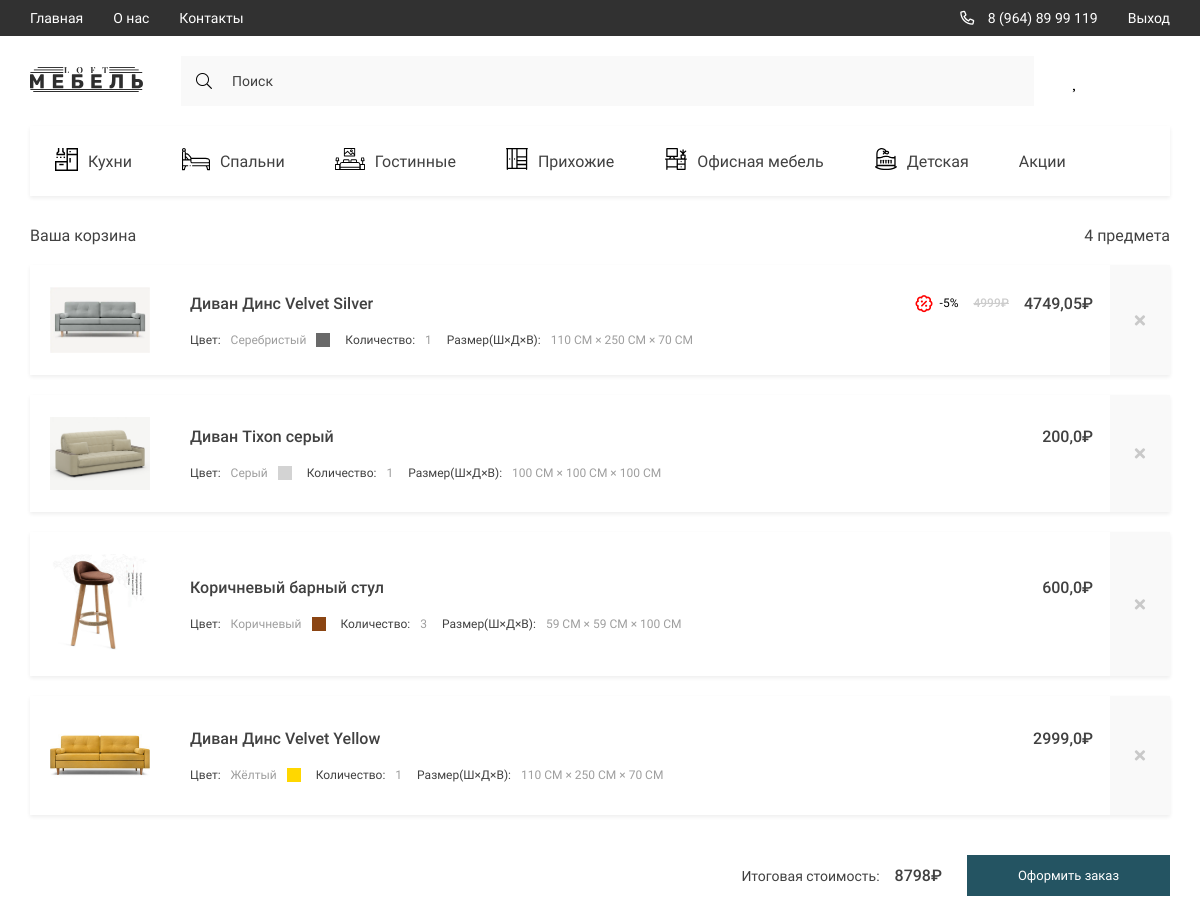
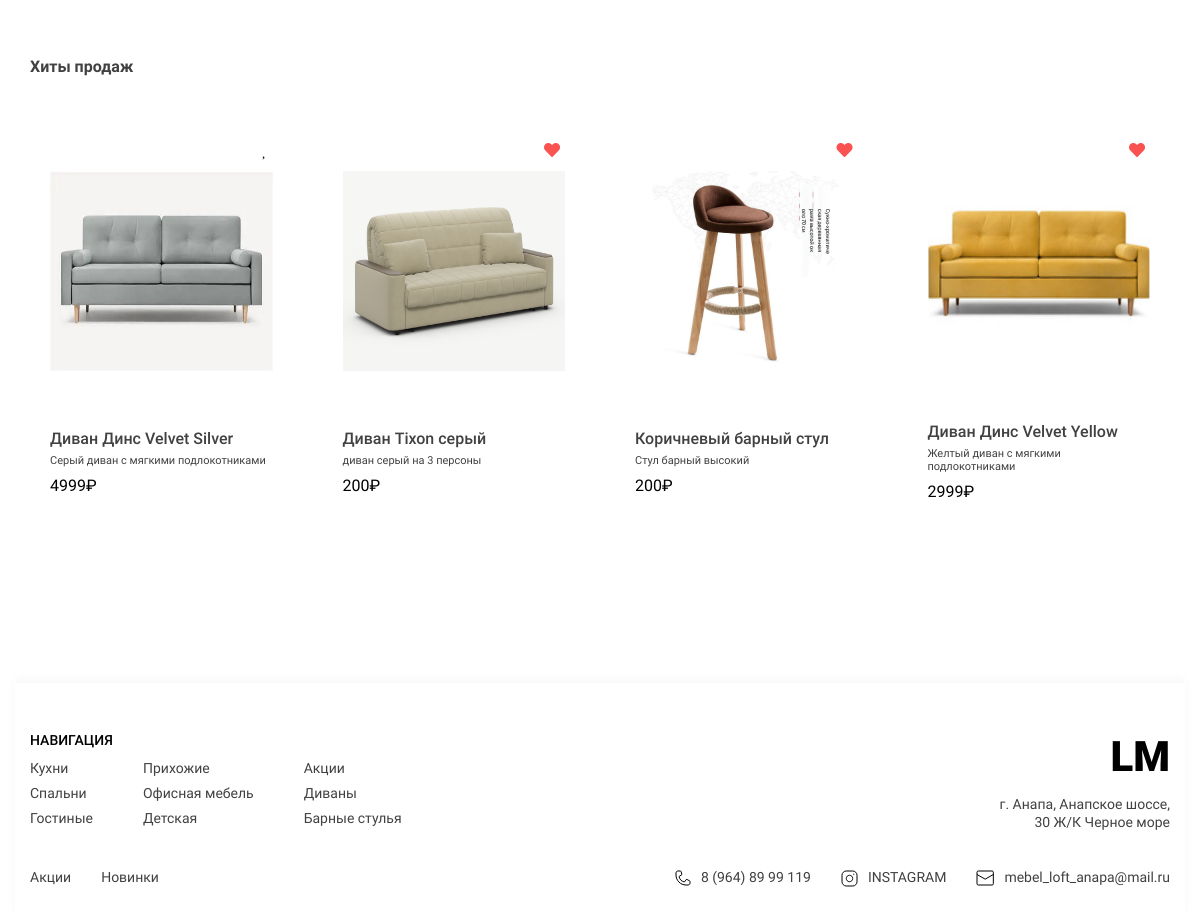
/basket/ (signed in), run on the app's committed database (2 pictures, top to bottom).
### LOFT/models.py (models this page shows, shortened)
class Basket(models.Model):
    user = models.OneToOneField(Customer, on_delete=models.CASCADE, verbose_name='Покупатель', related_name='basket')
    created_at = models.DateTimeField(auto_now_add=True, verbose_name='Дата создания')
    @property
    def total_price(self):
        return sum(prod.products_total_price for prod in self.basket_items.all())
    class Meta:
        verbose_name = 'Корзину'
        verbose_name_plural = 'Корзины'

class BasketItem(models.Model):
    basket = models.ForeignKey(Basket, on_delete=models.CASCADE, verbose_name='Корзина', related_name='basket_items')
    prod = models.ForeignKey(Prod, on_delete=models.CASCADE, verbose_name='Товар', related_name='basket_items')
    quantity = models.IntegerField(default=0, verbose_name='Количество')
    added_at = models.DateTimeField(auto_now_add=True, verbose_name='Дата добавления')
    updated_at = models.DateTimeField(auto_now=True, verbose_name='Дата изменения')
    @property
    def discounted_price(self):
        return self.prod.price * (1 - self.prod.discount / 100) * self.quantity
    @property
    def products_total_price(self):
        return self.quantity * self.prod.price
    class Meta:
        verbose_name = 'Товар в корзине'
        verbose_name_plural = 'Товары в корзинах'

class Prod(models.Model):
    title = models.CharField(max_length=100, verbose_name='Название модели')
    slug = models.SlugField(unique=True, verbose_name='Слаг модели')
    prod_model = models.ForeignKey('ProdModel', on_delete=models.CASCADE, verbose_name='Модель товара', related_name='prods', null=True, blank=True)
    description = models.CharField(max_length=350, verbose_name='Краткое описание')
    quantity = models.IntegerField(default=15, verbose_name='Количество')
    price = models.IntegerField(default=200, verbose_name='Цена')
    discount = models.IntegerField(default=0, verbose_name='Скидка')
    height = models.IntegerField(default=100, verbose_name='Высота')
    width = models.IntegerField(default=100, verbose_name='Ширина')
    length = models.IntegerField(default=100, verbose_name='Длина')
    color_name = models.CharField(max_length=50, default='Чёрный', verbose_name='Название цвета')
    color_code = models.CharField(max_length=10, default='#000000', verbose_name='Код цвета')
    category = models.ForeignKey(Cat, on_delete=models.CASCADE, verbose_name='Категория', related_name='products')
    created_at = models.DateTimeField(auto_now_add=True, verbose_name='Дата добавления')
    updated_at = models.DateTimeField(auto_now=True, verbose_name='Дата изменения')
    def get_absolute_url(self):
        return reverse('product', kwargs={'slug': self.slug})
    class Meta:
        verbose_name = 'Товар'
        verbose_name_plural = 'Товаров'

class ProdPhoto(models.Model):
    prod = models.ForeignKey(Prod, verbose_name='Фото товара', on_delete=models.CASCADE, related_name='prod_photo')
    image = models.ImageField(upload_to='products/', verbose_name='Фото товара')
    class Meta:
        verbose_name = 'Фото товара'
        verbose_name_plural = 'Фото товаров'

class Cat(models.Model):
    title = models.CharField(max_length=100, verbose_name='Название категории')
    slug = models.SlugField(unique=True, verbose_name='Слаг категории')
    parent = models.ForeignKey('self', null=True, blank=True, on_delete=models.CASCADE, verbose_name='Родитель',
                               related_name='subcats')
    def get_absolute_url(self):
        return reverse('category', kwargs={'slug': self.slug})
    class Meta:
        verbose_name = 'Категорию'
        verbose_name_plural = 'Категории'

### LOFT/views.py (the view)
# urls.py: path('basket/', basket_view, name='basket'),
def basket_view(request):
    if request.user.is_authenticated:
        basket = get_object_or_404(Basket, user=request.user.customer)
        categories = Cat.objects.all()
        products = Prod.objects.all().order_by('-created_at')
        context = {
            'favorites_ids': set(
                Favorites.objects.filter(user=request.user.customer).values_list('prod_id', flat=True)
            ),
            'categories': categories,
            'title': 'Корзина',
            'basket': basket,
            'products': products,
        }
        return render(request, 'basket.html', context=context)
    else:
        return redirect('login')

### LOFT/templates/basket.html (shortened to what this page needs)
{% extends "base.html" %}
{% load static %}
{% block content %}
            <div class="container">
                {% if basket.basket_items.exists %}
                <section class="basket">
                    <div class="basket__text">
                        <h1 class="basket__title">Ваша корзина</h1>
                        <span class="basket__count"><span>{{ basket.basket_items.count }}</span> предмета</span>
                    </div>
                    <div class="basket__items">
                        {% for item in basket.basket_items.all %}
                        <div class="basket__item">
                            <a href="{{ item.prod.get_absolute_url }}" class="basket__item-img">
                                <img src="{{ item.prod.prod_photo.first.image.url }}" alt="product">
                            </a>
                            <div class="basket__item-content">
                                <div class="basket__item-text">
                                    <h2 class="basket__item-title">{{ item.prod.title }}</h2>
                                    <p class="basket__item-price">
                                        <span class="discount">
                                            {% if item.prod.discount > 0 %}
                                                <i class="far fa-badge-percent"></i>
                                                -{{ item.prod.discount }}%
                                            {% endif %}
                                            </span>
                                            {% if item.prod.discount > 0 %}
                                            <span class="old__price"><span>{{ item.products_total_price }}</span>₽</span>
                                            {% endif %}
                                            <span class="price"><span>{{ item.discounted_price }}</span>₽</span>
                                    </p>
                                </div>
                                <div class="basket__options">
                                    <p class="basket__options-color">
                                        Цвет:
                                        <span class="color__name">{{ item.prod.color_name }}</span>
                                        <span class="color__block" style="background-color: {{ item.prod.color_code }};"></span>
                                    </p>
                                    <p class="basket__options-count">
                                        Количество: <span>{{ item.quantity }}</span>
                                    </p>
                                    <p class="basket__options-size">
                                        Размер(Ш×Д×В): <span>{{ item.prod.width }} СМ × {{ item.prod.length }} СМ × {{  item.prod.height}} СМ</span>
                                    </p>
                                </div>
                            </div>
                            <a method="post" href="{% url "basket_action" slug=item.prod.slug action="delete" %}" class="basket__delete">
                                <i class="fas fa-times"></i>
                            </a>
                        </div>
                        {% endfor %}
                    </div>
                    <form class="products__form">
                        <span>Итоговая стоимость:<span class="products__form-price">{{ basket.total_price }}₽</span> </span>
                        <a href="{% url 'checkout' %}" class="btn products__form-btn">Оформить заказ</a>
                    </form>
                </section>
                    {% else %}
                    <section class="basket">
                        <h1 class="basket__title">Ваша корзина пуста</h1>
                    </section>
                {% endif %}
                <section class="products">
                    <h2 class="products__title">Хиты продаж</h2>
                    {% include "components/_product_card.html" %}
                </section>
            </div>
{% endblock %}

### LOFT/templates/components/_product_card.html (shortened to what this page needs)
{% load static %}
<div class="products__content">
{% if category and category.slug != 'akcii' %}
    {% for product in category.products.all %}
    <div class="products__item">
    <a href="{% url 'toggle_favorite' slug=product.slug %}"
    class="products__item-heart {% if product.id in favorites_ids %}active{% endif %}"></a>
        <a href="{{ product.get_absolute_url }}">
            <img src="{{ product.prod_photo.first.image.url }}" alt="" class="products__item-img">
        </a>
        <div class="products__item-text">
            <h3 class="products__item-title">{{ product.title }}</h3>
            <div class="products__item-desrc">{{ product.description }}</div>
            <div class="products__item-price">{{ product.price }}₽</div>
        </div>
        <div class="products__item-options products__options">
            <h4 class="products__options-title">Размеры</h4>
            <ul class="products__options-list options__list">
                <li class="options__list-item">
                    <p class="options__list-text">ШИРИНА</p>
                    <span class="size">{{ product.width }} СМ</span>
                </li>
                <li class="options__list-item">
                    <p class="options__list-text">ДЛИНА</p>
                    <span class="size">{{ product.length }} СМ</span>
                </li>
                <li class="options__list-item">
                    <p class="options__list-text">ВЫСОТА</p>
                    <span class="size">{{ product.height }} СМ</span>
                </li>
            </ul>
            <a href="{% url 'basket_action' slug=product.slug action='add' %}" class="options__btn btn">Добавить в корзину</a>
        </div>
    </div>
    {% endfor %}
    {% for subcat in category.subcats.all %}
        {% for product in subcat.products.all %}
    <div class="products__item">
{% if product.id in favorites_ids %}
    <a href="{% url 'toggle_favorite' slug=product.slug %}" class="products__item-heart active"></a>
{% else %}
    <a href="{% url 'toggle_favorite' slug=product.slug %}" class="products__item-heart"></a>
{% endif %}
        <a href="{{ product.get_absolute_url }}">
            <img src="{{ product.prod_photo.first.image.url }}" alt="" class="products__item-img">
        </a>
        <div class="products__item-text">
            <h3 class="products__item-title">{{ product.title }}</h3>
            <div class="products__item-desrc">{{ product.description }}</div>
            <div class="products__item-price">{{ product.price }}₽</div>
        </div>
        <div class="products__item-options products__options">
            <h4 class="products__options-title">Размеры</h4>
            <ul class="products__options-list options__list">
                <li class="options__list-item">
                    <p class="options__list-text">ШИРИНА</p>
                    <span class="size">{{ product.width }} СМ</span>
                </li>
                <li class="options__list-item">
                    <p class="options__list-text">ДЛИНА</p>
                    <span class="size">{{ product.length }} СМ</span>
                </li>
                <li class="options__list-item">
                    <p class="options__list-text">ВЫСОТА</p>
                    <span class="size">{{ product.height }} СМ</span>
                </li>
            </ul>
            <a href="{% url 'basket_action' slug=product.slug action='add' %}" class="options__btn btn">Добавить в корзину</a>
        </div>
    </div>
    {% endfor %}
    {% endfor %}
    {% else %}
    {% for product in products %}
    <div class="products__item">
{% if product.id in favorites_ids %}
    <a href="{% url 'toggle_favorite' slug=product.slug %}" class="products__item-heart active"></a>
{% else %}
    <a href="{% url 'toggle_favorite' slug=product.slug %}" class="products__item-heart"></a>
{% endif %}
        <a href="{% url 'product' slug=product.slug %}">
            <img src="{{ product.prod_photo.first.image.url }}" alt="" class="products__item-img">
        </a>
        <div class="products__item-text">
            <h3 class="products__item-title">{{ product.title }}</h3>
            <div class="products__item-desrc">{{ product.description }}</div>
            <div class="products__item-price">{{ product.price }}₽</div>
        </div>
    </div>
    {% endfor %}
    {% endif %}
</div>

### LOFT/templates/components/_footer.html
{% load static %}
<footer class="footer">
            <div class="container">
                <div class="footer__content">
                    <div class="footer__navigate">
                        <div class="footer__navigate-part">
                            <h2 class="footer__navigate-title">НАВИГАЦИЯ</h2>
                            <div class="footer__navigate-lists">
                                <ul class="footer__navigate-list">
                                    {% for category in categories|slice:":3" %}
                                    <li><a href="{{ category.get_absolute_url }}" class="footer__navigate-links">{{ category.title }}</a></li>
                                    {% endfor %}
                                </ul>
                                <ul class="footer__navigate-list">
                                    {% for category in categories|slice:"3:6" %}
                                    <li><a href="{{ category.get_absolute_url }}" class="footer__navigate-links">{{ category.title }}</a></li>
                                    {% endfor %}
                                </ul>
                                <ul class="footer__navigate-list">
                                   {% for category in categories|slice:"6:9" %}
                                    <li><a href="{{ category.get_absolute_url }}" class="footer__navigate-links">{{ category.title }}</a></li>
                                    {% endfor %}
                                </ul>
                            </div>
                        </div>
                        <div class="footer__navigate-part _right">
                            <a href="{% url 'main' %}" class="footer__logo">LM</a>
                            <p class="footer__adress">г. Анапа, Анапское шоссе, 30 Ж/К Черное море</p>
                        </div>
                    </div>
                    <div class="footer__social">
                        <ul class="footer__navigate-list _short">
                            <li><a href="{% url 'category' slug='akcii' %}" class="footer__navigate-links">Акции</a></li>
                            <li><a href="{% url 'main' %}" class="footer__navigate-links">Новинки</a></li>
                        </ul>
                        <ul class="footer__social-list">
                            <li>
                                <a href="tel:89648999119" class="footer__social-links">
                                    <img src="{% static 'assets/icons/phone.svg' %}" alt="phone">
                                    8 (964) 89 99 119
                                </a>
                            </li>
                            <li>
                                <a href="https://www.instagram.com/" target="_blank" class="footer__social-links">
                                    <img src="{% static 'assets/icons/inst.svg' %}" alt="insta">
                                    INSTAGRAM
                                </a>
                            </li>
                            <li>
                                <a href="mailto:mebel_loft_anapa@mail.ru" target="_blank" class="footer__social-links">
                                    <img src="{% static 'assets/icons/mail.svg' %}" alt="mail">
                                    mebel_loft_anapa@mail.ru
                                </a>
                            </li>
                        </ul>
                    </div>
                </div>
            </div>
        </footer>

### data on the page
Basket: basket_items.count "4", total_price "8798"
BasketItem: prod.prod_photo.first.image (picture), prod "Диван Динс Velvet Silver", prod.discount "5", products_total_price "4999", discounted_price "4749,05", prod.color_name "Серебристый", quantity "1", prod.width "110", prod.length "250", prod.height "70"
BasketItem: prod.prod_photo.first.image (picture), prod "Диван Tixon серый", discounted_price "200,0", prod.color_name "Серый", quantity "1", prod.width "100", prod.length "100", prod.height "100"
BasketItem: prod.prod_photo.first.image (picture), prod "Коричневый барный стул", discounted_price "600,0", prod.color_name "Коричневый", quantity "3", prod.width "59", prod.length "59", prod.height "100"
BasketItem: prod.prod_photo.first.image (picture), prod "Диван Динс Velvet Yellow", discounted_price "2999,0", prod.color_name "Жёлтый", quantity "1", prod.width "110", prod.length "250", prod.height "70"
Prod: prod_photo.first.image (picture), title "Диван Динс Velvet Silver", description "Серый диван с мягкими подлокотниками", price "4999"
Prod: prod_photo.first.image (picture), title "Диван Tixon серый", description "диван серый на 3 персоны", price "200"
Prod: prod_photo.first.image (picture), title "Коричневый барный стул", description "Стул барный высокий", price "200"
Prod: prod_photo.first.image (picture), title "Диван Динс Velvet Yellow", description "Желтый диван с мягкими подлокотниками", price "2999"
Cat: title "Кухни"
Cat: title "Спальни"
Cat: title "Гостиные"
Cat: title "Прихожие"
Cat: title "Офисная мебель"
Cat: title "Детская"
Cat: title "Акции"
Cat: title "Диваны"
Cat: title "Барные стулья"
